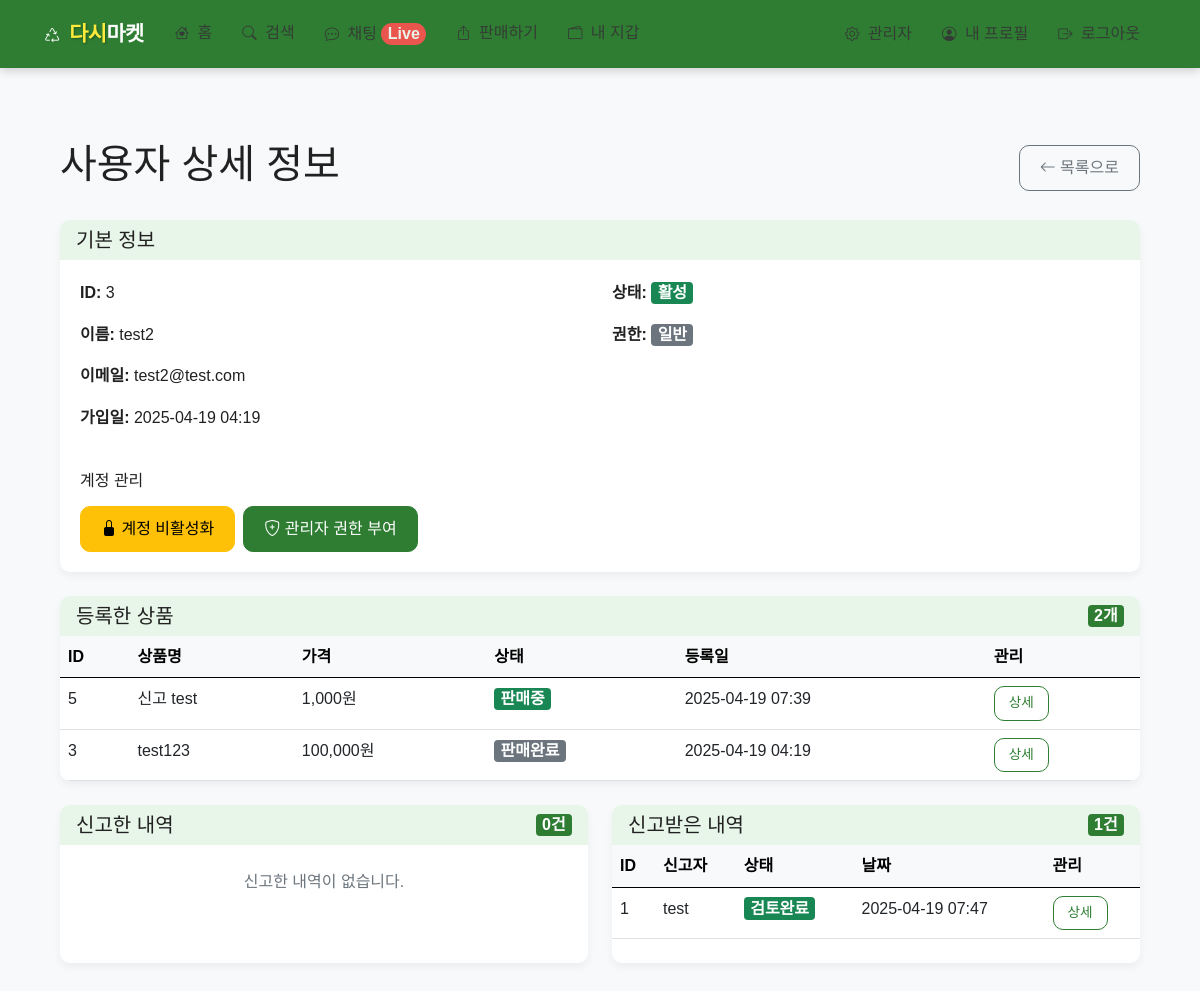
/admin/users/3 (signed in), run on an earlier commit of the app's database.
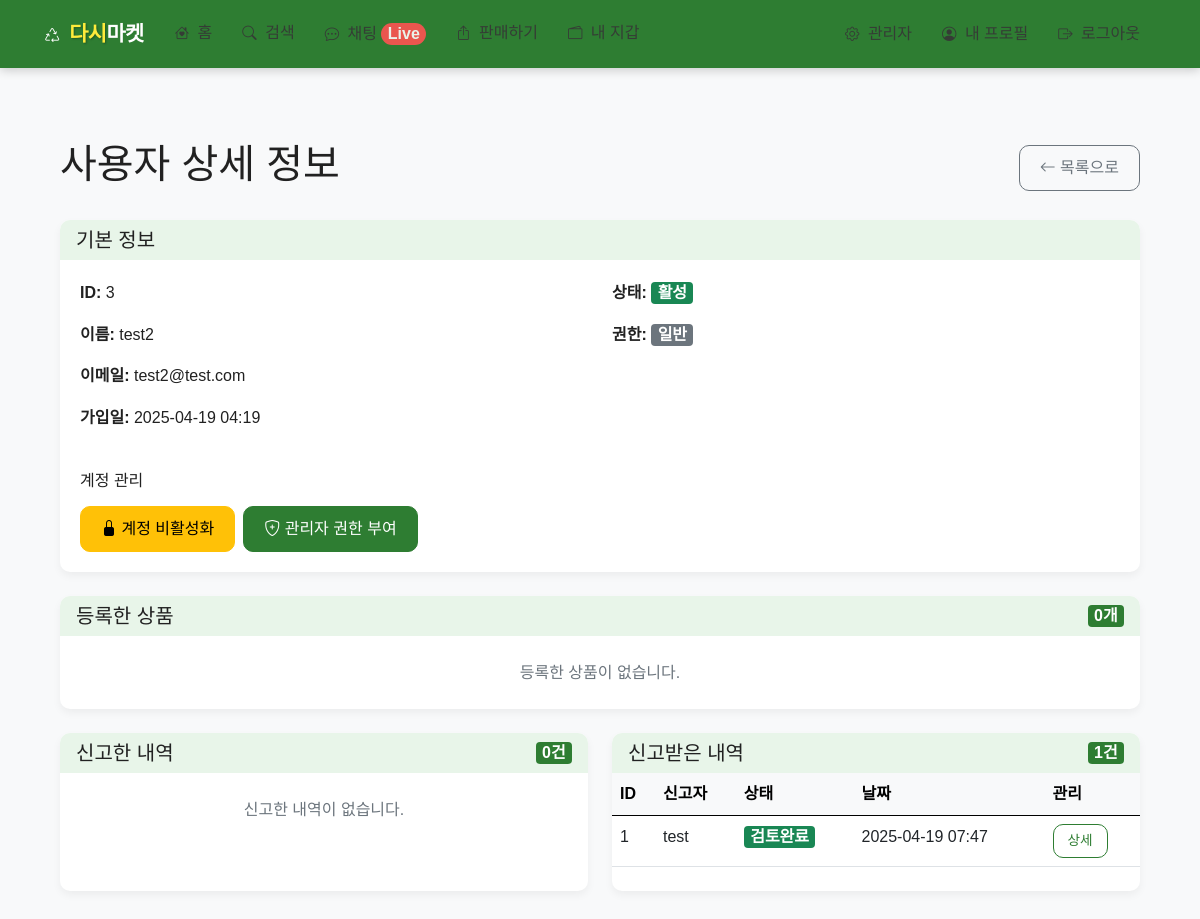
And on a later commit of the database.
### app/models.py (models this page shows, shortened)
class User(UserMixin, db.Model):
    __tablename__ = 'users'
    id = db.Column(db.Integer, primary_key=True)
    email = db.Column(db.String(120), unique=True, nullable=False)
    password_hash = db.Column(db.String(256), nullable=False)
    username = db.Column(db.String(64), nullable=False)
    profile_image = db.Column(db.String(120), nullable=True)
    created_at = db.Column(db.DateTime, default=datetime.utcnow)
    is_admin = db.Column(db.Boolean, default=False)
    is_active = db.Column(db.Boolean, default=True)
    products = db.relationship('Product', backref='seller', lazy='dynamic')
    wallet = db.relationship('Wallet', backref='user', uselist=False)

class Product(db.Model):
    __tablename__ = 'products'
    id = db.Column(db.Integer, primary_key=True)
    title = db.Column(db.String(120), nullable=False)
    description = db.Column(db.Text, nullable=False)
    price = db.Column(db.Integer, nullable=False)
    category = db.Column(db.String(50), nullable=False)
    location = db.Column(db.String(100), nullable=False)
    seller_id = db.Column(db.Integer, db.ForeignKey('users.id'), nullable=False)
    status = db.Column(db.String(20), default='active')  # active, sold, hidden
    created_at = db.Column(db.DateTime, default=datetime.utcnow)
    updated_at = db.Column(db.DateTime, default=datetime.utcnow, onupdate=datetime.utcnow)
    images = db.relationship('ProductImage', backref='product', lazy='dynamic', cascade='all, delete-orphan')
    transfers = db.relationship('Transfer', backref='product', lazy='dynamic')

class Report(db.Model):
    __tablename__ = 'reports'
    id = db.Column(db.Integer, primary_key=True)
    reporter_id = db.Column(db.Integer, db.ForeignKey('users.id'), nullable=False)
    reported_id = db.Column(db.Integer, db.ForeignKey('users.id'), nullable=True)
    product_id = db.Column(db.Integer, db.ForeignKey('products.id'), nullable=True)
    reason = db.Column(db.Text, nullable=False)
    status = db.Column(db.String(20), default='pending')  # pending, reviewed, dismissed
    created_at = db.Column(db.DateTime, default=datetime.utcnow)
    reporter = db.relationship('User', foreign_keys=[reporter_id], backref='reported_reports')
    reported = db.relationship('User', foreign_keys=[reported_id], backref='received_reports')
    product = db.relationship('Product', backref='reports')

### app/admin/routes.py (the view, shortened to what this page needs)
@bp.route('/users/<int:user_id>', methods=['GET', 'POST'])
@login_required
@admin_required
def user_detail(user_id):
    user = User.query.get_or_404(user_id)
    products = Product.query.filter_by(seller_id=user.id).order_by(desc(Product.created_at)).limit(5).all()
    reports_filed = Report.query.filter_by(reporter_id=user.id).order_by(desc(Report.created_at)).limit(5).all()
    reports_received = Report.query.filter_by(reported_id=user.id).order_by(desc(Report.created_at)).limit(5).all()
    return render_template('admin/user_detail.html', title=f'사용자 {user.username}',
                          user=user, products=products,
                          reports_filed=reports_filed, reports_received=reports_received)

### app/templates/admin/user_detail.html (shortened to what this page needs)
{% extends 'base.html' %}
{% block content %}
<div class="container mt-4">
    <div class="d-flex justify-content-between align-items-center mb-4">
        <h1>사용자 상세 정보</h1>
        <a href="{{ url_for('admin.users') }}" class="btn btn-outline-secondary">
            <i class="bi bi-arrow-left"></i> 목록으로
        </a>
    </div>
    <div class="card mb-4">
        <div class="card-header">
            <h5 class="mb-0">기본 정보</h5>
        </div>
        <div class="card-body">
            <div class="row">
                <div class="col-md-6">
                    <p><strong>ID:</strong> {{ user.id }}</p>
                    <p><strong>이름:</strong> {{ user.username }}</p>
                    <p><strong>이메일:</strong> {{ user.email }}</p>
                    <p><strong>가입일:</strong> {{ user.created_at|format_datetime }}</p>
                </div>
                <div class="col-md-6">
                    <p>
                        <strong>상태:</strong>
                        {% if user.is_active %}
                        <span class="badge bg-success">활성</span>
                        {% else %}
                        <span class="badge bg-danger">비활성</span>
                        {% endif %}
                    </p>
                    <p>
                        <strong>권한:</strong>
                        {% if user.is_admin %}
                        <span class="badge bg-primary">관리자</span>
                        {% else %}
                        <span class="badge bg-secondary">일반</span>
                        {% endif %}
                    </p>
                </div>
            </div>
            <div class="mt-4">
                <h6 class="mb-3">계정 관리</h6>
                <form method="post" action="{{ url_for('admin.user_detail', user_id=user.id) }}" class="d-flex gap-2 flex-wrap">
                    {% if user.is_active %}
                    <button type="submit" name="action" value="deactivate" class="btn btn-warning">
                        <i class="bi bi-lock-fill"></i> 계정 비활성화
                    </button>
                    {% else %}
                    <button type="submit" name="action" value="activate" class="btn btn-success">
                        <i class="bi bi-unlock-fill"></i> 계정 활성화
                    </button>
                    {% endif %}
                    {% if user.is_admin %}
                    <button type="submit" name="action" value="remove_admin" class="btn btn-danger">
                        <i class="bi bi-shield-minus"></i> 관리자 권한 해제
                    </button>
                    {% else %}
                    <button type="submit" name="action" value="make_admin" class="btn btn-primary">
                        <i class="bi bi-shield-plus"></i> 관리자 권한 부여
                    </button>
                    {% endif %}
                </form>
            </div>
        </div>
    </div>
    <div class="card mb-4">
        <div class="card-header d-flex justify-content-between align-items-center">
            <h5 class="mb-0">등록한 상품</h5>
            <span class="badge bg-primary">{{ products|length }}개</span>
        </div>
        <div class="card-body p-0">
            {% if products %}
            <div class="table-responsive">
                <table class="table table-hover mb-0">
                    <thead class="table-light">
                        <tr>
                            <th>ID</th>
                            <th>상품명</th>
                            <th>가격</th>
                            <th>상태</th>
                            <th>등록일</th>
                            <th>관리</th>
                        </tr>
                    </thead>
                    <tbody>
                        {% for product in products %}
                        <tr>
                            <td>{{ product.id }}</td>
                            <td>{{ product.title }}</td>
                            <td>{{ product.price|format_number }}원</td>
                            <td>
                                {% if product.status == 'active' %}
                                <span class="badge bg-success">판매중</span>
                                {% elif product.status == 'sold' %}
                                <span class="badge bg-secondary">판매완료</span>
                                {% else %}
                                <span class="badge bg-danger">숨김</span>
                                {% endif %}
                            </td>
                            <td>{{ product.created_at|format_datetime }}</td>
                            <td>
                                <a href="{{ url_for('admin.product_detail', product_id=product.id) }}" class="btn btn-sm btn-outline-primary">상세</a>
                            </td>
                        </tr>
                        {% endfor %}
                    </tbody>
                </table>
            </div>
            {% else %}
            <div class="p-4 text-center text-muted">
                등록한 상품이 없습니다.
            </div>
            {% endif %}
        </div>
    </div>
    <div class="row">
        <div class="col-md-6">
            <div class="card mb-4">
                <div class="card-header d-flex justify-content-between align-items-center">
                    <h5 class="mb-0">신고한 내역</h5>
                    <span class="badge bg-primary">{{ reports_filed|length }}건</span>
                </div>
                <div class="card-body p-0">
                    {% if reports_filed %}
                    <div class="table-responsive">
                        <table class="table table-hover mb-0">
                            <thead class="table-light">
                                <tr>
                                    <th>ID</th>
                                    <th>대상자</th>
                                    <th>상태</th>
                                    <th>날짜</th>
                                    <th>관리</th>
                                </tr>
                            </thead>
                            <tbody>
                                {% for report in reports_filed %}
                                <tr>
                                    <td>{{ report.id }}</td>
                                    <td>{{ report.reported.username }}</td>
                                    <td>
                                        {% if report.status == 'pending' %}
                                        <span class="badge bg-warning text-dark">대기중</span>
                                        {% elif report.status == 'reviewed' %}
                                        <span class="badge bg-success">검토완료</span>
                                        {% else %}
                                        <span class="badge bg-danger">기각됨</span>
                                        {% endif %}
                                    </td>
                                    <td>{{ report.created_at|format_datetime }}</td>
                                    <td>
                                        <a href="{{ url_for('admin.report_detail', report_id=report.id) }}" class="btn btn-sm btn-outline-primary">상세</a>
                                    </td>
                                </tr>
                                {% endfor %}
                            </tbody>
                        </table>
                    </div>
                    {% else %}
                    <div class="p-4 text-center text-muted">
                        신고한 내역이 없습니다.
                    </div>
                    {% endif %}
                </div>
            </div>
        </div>
        <div class="col-md-6">
            <div class="card mb-4">
                <div class="card-header d-flex justify-content-between align-items-center">
                    <h5 class="mb-0">신고받은 내역</h5>
                    <span class="badge bg-primary">{{ reports_received|length }}건</span>
                </div>
                <div class="card-body p-0">
                    {% if reports_received %}
                    <div class="table-responsive">
                        <table class="table table-hover mb-0">
                            <thead class="table-light">
                                <tr>
                                    <th>ID</th>
                                    <th>신고자</th>
                                    <th>상태</th>
                                    <th>날짜</th>
                                    <th>관리</th>
                                </tr>
                            </thead>
                            <tbody>
                                {% for report in reports_received %}
                                <tr>
                                    <td>{{ report.id }}</td>
                                    <td>{{ report.reporter.username }}</td>
                                    <td>
                                        {% if report.status == 'pending' %}
                                        <span class="badge bg-warning text-dark">대기중</span>
                                        {% elif report.status == 'reviewed' %}
                                        <span class="badge bg-success">검토완료</span>
                                        {% else %}
                                        <span class="badge bg-danger">기각됨</span>
                                        {% endif %}
                                    </td>
                                    <td>{{ report.created_at|format_datetime }}</td>
                                    <td>
                                        <a href="{{ url_for('admin.report_detail', report_id=report.id) }}" class="btn btn-sm btn-outline-primary">상세</a>
                                    </td>
                                </tr>
                                {% endfor %}
                            </tbody>
                        </table>
                    </div>
                    {% else %}
                    <div class="p-4 text-center text-muted">
                        신고받은 내역이 없습니다.
                    </div>
                    {% endif %}
                </div>
            </div>
        </div>
    </div>
</div>
{% endblock %}

What changed in the data, as far as the page shows it:
removed Product: id "5", title "신고 test", price "1,000", status "판매중", created_at "2025-04-19 07:39"
removed Product: id "3", title "test123", price "100,000", status "판매완료", created_at "2025-04-19 04:19"
Also different on the page:
{{ products|length }}: "2" → "0"
text no longer shown: "ID 상품명 가격 상태 등록일 관리"
text now shown: "등록한 상품이 없습니다."
